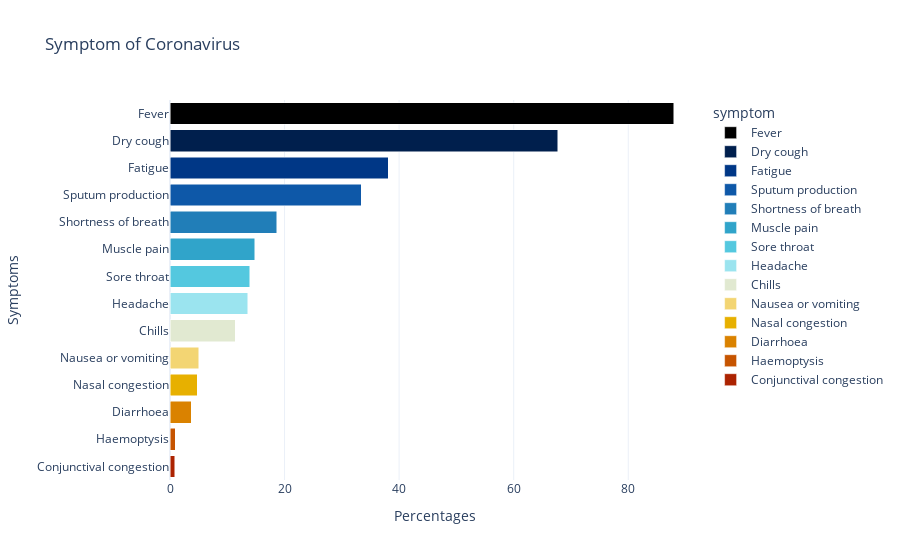

Notebook source saved alongside this figure:
### Code cell
import plotly.express as ex
fig = px.bar(symptoms[['symptom', 'percentage']].sort_values('percentage', ascending=False), 
             x="percentage", y="symptom", color='symptom',color_discrete_sequence = ex.colors.cyclical.IceFire
              ,title='Symptom of Coronavirus',orientation='h')
fig.update_layout(plot_bgcolor='rgb(275, 270, 273)')
fig.update_traces(textposition='inside')
fig.update_layout(uniformtext_minsize=8, uniformtext_mode='hide')
fig.update_layout(barmode='stack')
fig.update_layout(plot_bgcolor='rgb(275, 270, 273)',yaxis_title='Symptoms',xaxis_title='Percentages')
fig.update_layout(template = 'plotly_white')
fig.show()

### Figure 1 — Plotly figure (JSON) as saved in the notebook; plotly's stock layout.template omitted (floating-point values rounded to 4 significant figures)
{"data": [{"alignmentgroup": "True", "hoverlabel": {"namelength": 0}, "hovertemplate": "symptom=%{y}<br>percentage=%{x}", "legendgroup": "Fever", "marker": {"color": "#000000"}, "name": "Fever", "offsetgroup": "Fever", "orientation": "h", "showlegend": true, "textposition": "inside", "type": "bar", "x": [87.9], "xaxis": "x", "y": ["Fever"], "yaxis": "y"}, {"alignmentgroup": "True", "hoverlabel": {"namelength": 0}, "hovertemplate": "symptom=%{y}<br>percentage=%{x}", "legendgroup": "Dry cough", "marker": {"color": "#001f4d"}, "name": "Dry cough", "offsetgroup": "Dry cough", "orientation": "h", "showlegend": true, "textposition": "inside", "type": "bar", "x": [67.7], "xaxis": "x", "y": ["Dry cough"], "yaxis": "y"}, {"alignmentgroup": "True", "hoverlabel": {"namelength": 0}, "hovertemplate": "symptom=%{y}<br>percentage=%{x}", "legendgroup": "Fatigue", "marker": {"color": "#003786"}, "name": "Fatigue", "offsetgroup": "Fatigue", "orientation": "h", "showlegend": true, "textposition": "inside", "type": "bar", "x": [38.1], "xaxis": "x", "y": ["Fatigue"], "yaxis": "y"}, {"alignmentgroup": "True", "hoverlabel": {"namelength": 0}, "hovertemplate": "symptom=%{y}<br>percentage=%{x}", "legendgroup": "Sputum production", "marker": {"color": "#0e58a8"}, "name": "Sputum production", "offsetgroup": "Sputum production", "orientation": "h", "showlegend": true, "textposition": "inside", "type": "bar", "x": [33.4], "xaxis": "x", "y": ["Sputum production"], "yaxis": "y"}, {"alignmentgroup": "True", "hoverlabel": {"namelength": 0}, "hovertemplate": "symptom=%{y}<br>percentage=%{x}", "legendgroup": "Shortness of breath", "marker": {"color": "#217eb8"}, "name": "Shortness of breath", "offsetgroup": "Shortness of breath", "orientation": "h", "showlegend": true, "textposition": "inside", "type": "bar", "x": [18.6], "xaxis": "x", "y": ["Shortness of breath"], "yaxis": "y"}, {"alignmentgroup": "True", "hoverlabel": {"namelength": 0}, "hovertemplate": "symptom=%{y}<br>percentage=%{x}", "legendgroup": "Muscle pain", "marker": {"color": "#30a4ca"}, "name": "Muscle pain", "offsetgroup": "Muscle pain", "orientation": "h", "showlegend": true, "textposition": "inside", "type": "bar", "x": [14.8], "xaxis": "x", "y": ["Muscle pain"], "yaxis": "y"}, {"alignmentgroup": "True", "hoverlabel": {"namelength": 0}, "hovertemplate": "symptom=%{y}<br>percentage=%{x}", "legendgroup": "Sore throat", "marker": {"color": "#54c8df"}, "name": "Sore throat", "offsetgroup": "Sore throat", "orientation": "h", "showlegend": true, "textposition": "inside", "type": "bar", "x": [13.9], "xaxis": "x", "y": ["Sore throat"], "yaxis": "y"}, {"alignmentgroup": "True", "hoverlabel": {"namelength": 0}, "hovertemplate": "symptom=%{y}<br>percentage=%{x}", "legendgroup": "Headache", "marker": {"color": "#9be4ef"}, "name": "Headache", "offsetgroup": "Headache", "orientation": "h", "showlegend": true, "textposition": "inside", "type": "bar", "x": [13.6], "xaxis": "x", "y": ["Headache"], "yaxis": "y"}, {"alignmentgroup": "True", "hoverlabel": {"namelength": 0}, "hovertemplate": "symptom=%{y}<br>percentage=%{x}", "legendgroup": "Chills", "marker": {"color": "#e1e9d1"}, "name": "Chills", "offsetgroup": "Chills", "orientation": "h", "showlegend": true, "textposition": "inside", "type": "bar", "x": [11.4], "xaxis": "x", "y": ["Chills"], "yaxis": "y"}, {"alignmentgroup": "True", "hoverlabel": {"namelength": 0}, "hovertemplate": "symptom=%{y}<br>percentage=%{x}", "legendgroup": "Nausea or vomiting", "marker": {"color": "#f3d573"}, "name": "Nausea or vomiting", "offsetgroup": "Nausea or vomiting", "orientation": "h", "showlegend": true, "textposition": "inside", "type": "bar", "x": [5], "xaxis": "x", "y": ["Nausea or vomiting"], "yaxis": "y"}, {"alignmentgroup": "True", "hoverlabel": {"namelength": 0}, "hovertemplate": "symptom=%{y}<br>percentage=%{x}", "legendgroup": "Nasal congestion", "marker": {"color": "#e7b000"}, "name": "Nasal congestion", "offsetgroup": "Nasal congestion", "orientation": "h", "showlegend": true, "textposition": "inside", "type": "bar", "x": [4.8], "xaxis": "x", "y": ["Nasal congestion"], "yaxis": "y"}, {"alignmentgroup": "True", "hoverlabel": {"namelength": 0}, "hovertemplate": "symptom=%{y}<br>percentage=%{x}", "legendgroup": "Diarrhoea", "marker": {"color": "#da8200"}, "name": "Diarrhoea", "offsetgroup": "Diarrhoea", "orientation": "h", "showlegend": true, "textposition": "inside", "type": "bar", "x": [3.7], "xaxis": "x", "y": ["Diarrhoea"], "yaxis": "y"}, {"alignmentgroup": "True", "hoverlabel": {"namelength": 0}, "hovertemplate": "symptom=%{y}<br>percentage=%{x}", "legendgroup": "Haemoptysis", "marker": {"color": "#c65400"}, "name": "Haemoptysis", "offsetgroup": "Haemoptysis", "orientation": "h", "showlegend": true, "textposition": "inside", "type": "bar", "x": [0.9], "xaxis": "x", "y": ["Haemoptysis"], "yaxis": "y"}, {"alignmentgroup": "True", "hoverlabel": {"namelength": 0}, "hovertemplate": "symptom=%{y}<br>percentage=%{x}", "legendgroup": "Conjunctival congestion", "marker": {"color": "#ac2301"}, "name": "Conjunctival congestion", "offsetgroup": "Conjunctival congestion", "orientation": "h", "showlegend": true, "textposition": "inside", "type": "bar", "x": [0.8], "xaxis": "x", "y": ["Conjunctival congestion"], "yaxis": "y"}], "layout": {"barmode": "stack", "legend": {"title": {"text": "symptom"}, "tracegroupgap": 0}, "plot_bgcolor": "rgb(275, 270, 273)", "title": {"text": "Symptom of Coronavirus"}, "uniformtext": {"minsize": 8, "mode": "hide"}, "xaxis": {"anchor": "y", "domain": [0, 1], "title": {"text": "Percentages"}}, "yaxis": {"anchor": "x", "categoryarray": ["Conjunctival congestion", "Haemoptysis", "Diarrhoea", "Nasal congestion", "Nausea or vomiting", "Chills", "Headache", "Sore throat", "Muscle pain", "Shortness of breath", "Sputum production", "Fatigue", "Dry cough", "Fever"], "categoryorder": "array", "domain": [0, 1], "title": {"text": "Symptoms"}}}}
